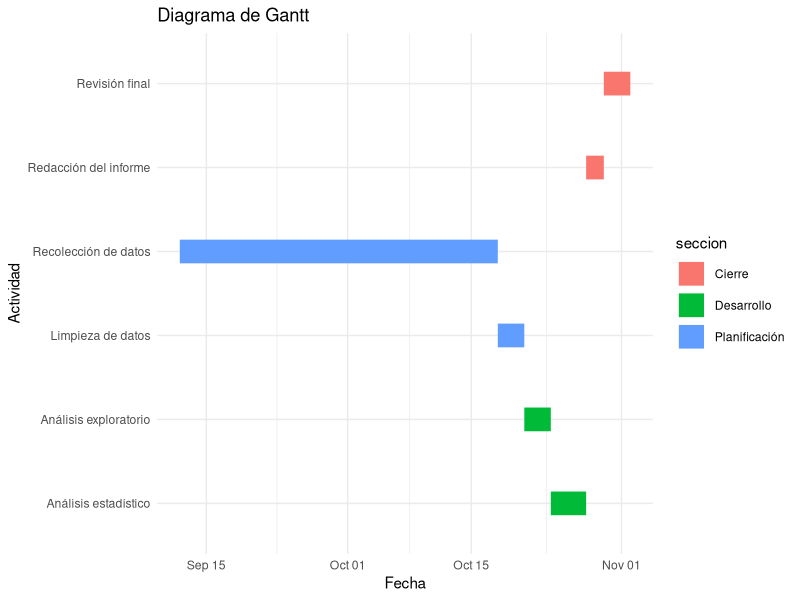
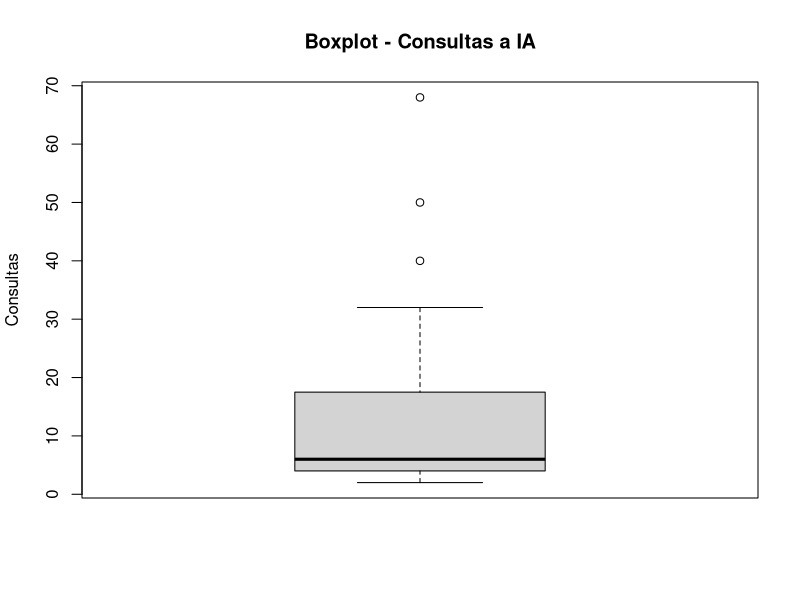
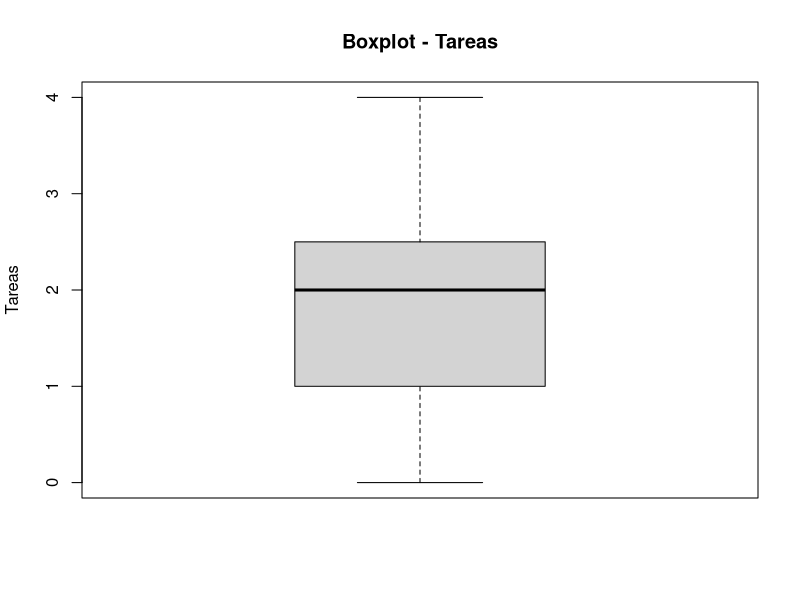
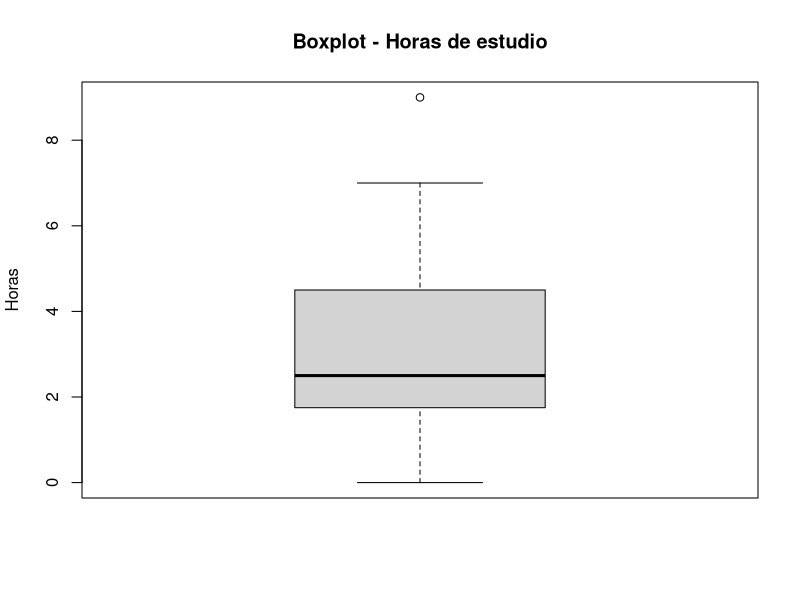
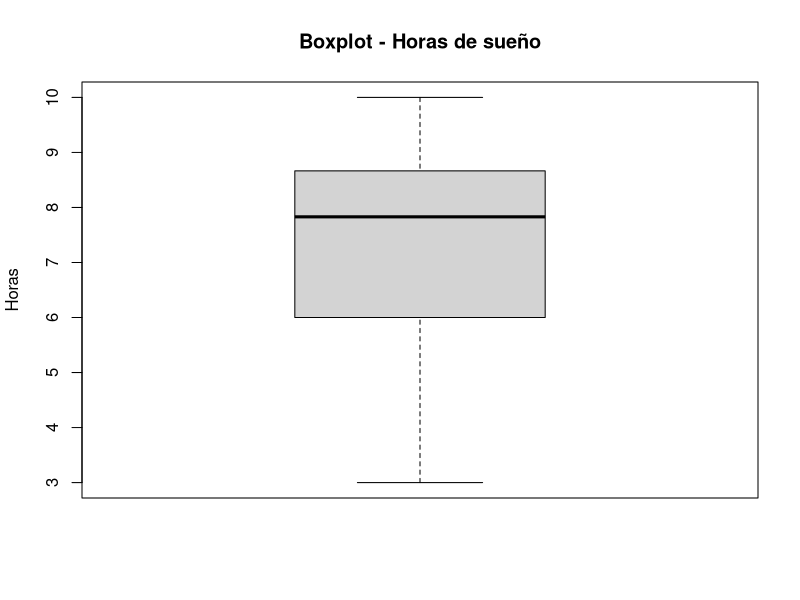
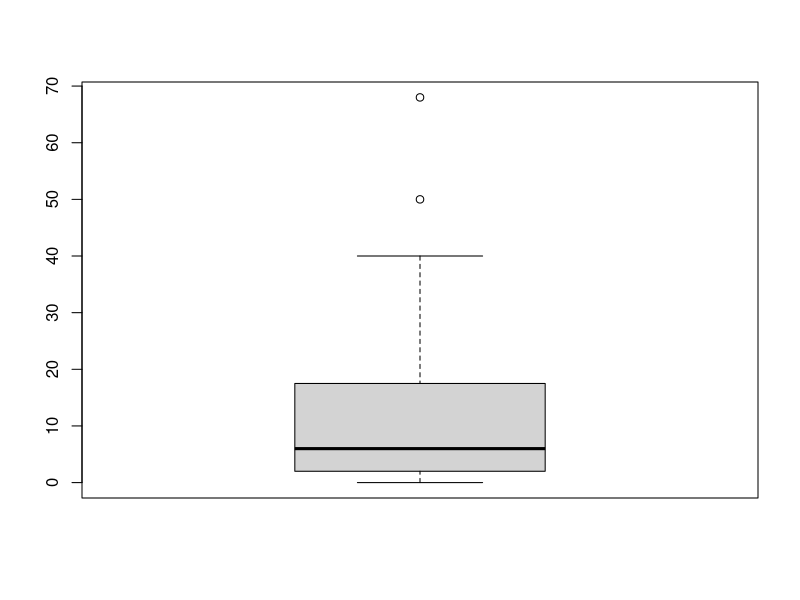
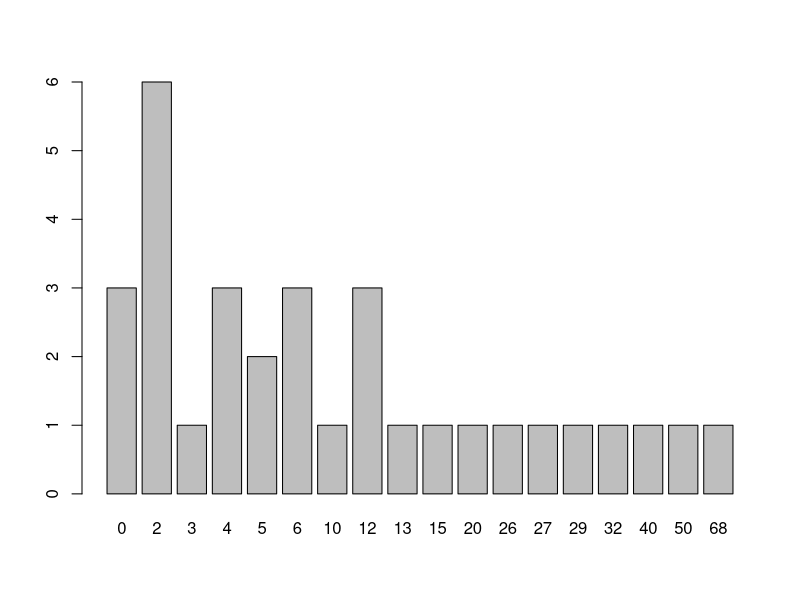
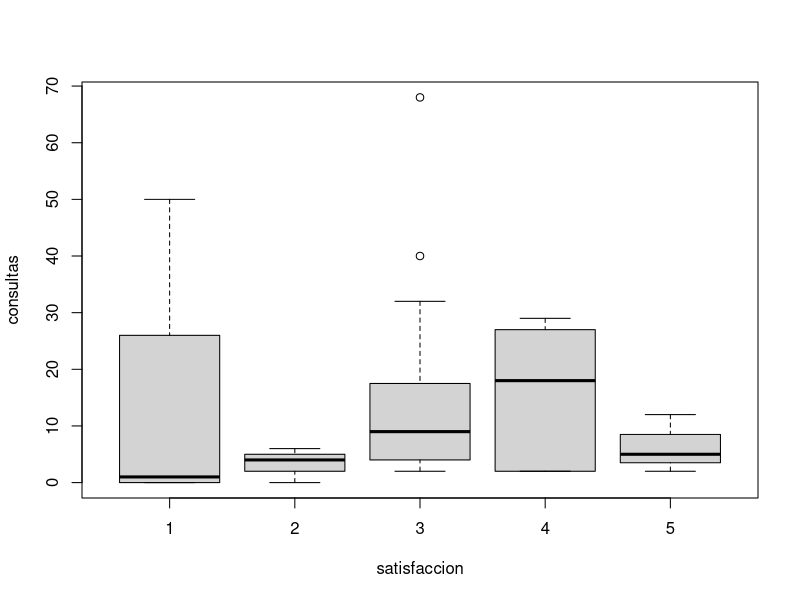

Write the R code that produced these figures, in order.
## ---- chunk 1
library(ggplot2)

tareas <- data.frame(
  tarea = c(
    "Recolección de datos",
    "Limpieza de datos",
    "Análisis exploratorio",
    "Análisis estadístico",
    "Redacción del informe",
    "Revisión final"
  ),
  inicio = as.Date(c(
    "2026-09-12", "2026-10-18", "2026-10-21", "2026-10-24", "2026-10-28", "2026-10-30"  # TODO: completar fechas "YYYY-MM-DD"
  )),
  fin = as.Date(c(
    "2026-10-18", "2026-10-21", "2026-10-24", "2026-10-28", "2026-10-30", "2026-11-02"  # TODO: completar fechas "YYYY-MM-DD"
  )),
  seccion = c(
    "Planificación",
    "Planificación",
    "Desarrollo",
    "Desarrollo",
    "Cierre",
    "Cierre"
  )
)

ggplot(tareas,
       aes(x = inicio,
           xend = fin,
           y = tarea,
           yend = tarea,
           color = seccion)) +
  geom_segment(linewidth = 8) +
  labs(title = "Diagrama de Gantt",
       x = "Fecha",
       y = "Actividad") +
  theme_minimal()
## ---- chunk 2
library(readr)
library(dplyr)
library(tidyverse)
library(ggplot2)

DF <- read_csv("RespuestasDiario.csv")
## ---- chunk 3
names(DF)
DFL <- DF
## ---- chunk 4
DFL %>% rename(hora = `Marca temporal`
               , consultas = `¿Cuántas consultas a una IA realizaste hoy?`
               , uso = `¿Cuál fue el uso principal que le diste a la IA hoy?`
               , satisfaccion = `¿Qué nivel de satisfacción tienes con tu avance académico de hoy?`
               , tareas = `¿En cuántas tareas de hoy el uso de la IA te ahorró tiempo?`
               , curso = `¿Cuál es el código del curso sobre el que hiciste la mayoría de tus consultas a la IA hoy?`
               , estudio = `¿Cuántas horas efectivas de estudio acumulaste el día de hoy?`
               , sueno = `¿Cuántas horas dormiste la noche pasada?`
               , comprension = `¿Qué nivel de comprensión tuviste de las actividades académicas que realizaste hoy?`
               , email = `Dirección de correo electrónico`) -> DFL
## ---- chunk 5
DFL <- DFL[, c("hora", "consultas", "uso", "satisfaccion", "tareas", "curso", "estudio", "sueno", "comprension", "email")]
names(DFL)
## ---- chunk 6
DFAuxiliar <- read_csv("CorreosGrupo.csv")
## ---- chunk 7
DFL <- inner_join(DFL, DFAuxiliar, by = "email")
## ---- chunk 8
head(DFL[c("hora", "email", "Grupo")])
## ---- chunk 9
dim(DFL)
head(DFL)
sapply(DFL, class)
## ---- chunk 10
colSums(is.na(DFL))
## ---- chunk 11
round(colSums(is.na(DFL)) / nrow(DFL) * 100, 2)
## ---- chunk 12
sum(DFL$consultas == 0, na.rm = TRUE)
## ---- chunk 13
sum(DFL$tareas == 0, na.rm = TRUE)
## ---- chunk 14
sum(DFL$estudio == 0, na.rm = TRUE)
## ---- chunk 15
sum(DFL$sueno == 0, na.rm = TRUE)
## ---- chunk 16
length(unique(DFL$comprension))
unique(DFL$comprension)
## ---- chunk 17
length(unique(DFL$sueno))
unique(DFL$sueno)
## ---- chunk 18
length(unique(DFL$estudio))
unique(DFL$estudio)
## ---- chunk 19
length(unique(DFL$curso))
unique(DFL$curso)
## ---- chunk 20
length(unique(DFL$tareas))
unique(DFL$tareas)
## ---- chunk 21
length(unique(DFL$satisfaccion))
unique(DFL$satisfaccion)
## ---- chunk 22
length(unique(DFL$uso))
unique(DFL$uso)
## ---- chunk 23
length(unique(DFL$consultas))
unique(DFL$consultas)
## ---- chunk 24

#Se hace el filtrado por horas teniendo en cuenta que se guarda en el formato de 24 horas por lo que solo acotamos desde 21.5 osea 9:30 

DFL1<-DFL%>%filter(!(((hour(dmy_hms(hora)) + minute(dmy_hms(hora))/60) < 21.5))) %>% 

# en caso de superesswarnings es para evitar que arroje errores en consultas debido a que permite ingreso de datos vacios por lo que se trata de convertir a numero y de ahi vemos si es NA e inviertiendo mediante ! para quedarnos con los que si cumplan eso  
  
filter(!is.na(suppressWarnings(as.numeric(consultas))), 

# Repetimos el mismo tipo de filtrado con respecto a la variable tareas, sueno y estudio 

!is.na(suppressWarnings(as.numeric(tareas))),                                   
!is.na(suppressWarnings(as.numeric(estudio))),                           !is.na(suppressWarnings(as.numeric(sueno))))%>% 
  
#verificamos que las consultas y tareas sean numeros enteros 

filter(as.numeric(consultas)%%1==0, 
       as.numeric(tareas)%%1==0)

## ---- chunk 25
  DF2<-DFL1%>%mutate(
  uso_= chartr("áéíóúÁÉÍÓÚ", "aeiouAEIOU", tolower(uso)),
  usoC= str_detect(uso_,regex("\\b(ia|no|use|ningun[oa])\\b",ignore_case = TRUE)),
  cursoC = is.na(curso) | str_detect(curso, "^[ -]*$") | 
  str_detect(curso, "^[A-Za-z]{2}\\d{4}$"),
  filtro=!usoC&cursoC&(as.numeric(consultas)>0|as.numeric(tareas)>0),
  uso = if_else(filtro, uso,NA_character_),
  consultas=if_else(filtro,consultas,NA_integer_),   
  tareas= if_else(filtro,tareas,NA_integer_),
  curso = if_else(filtro,curso,NA_character_)

  ) %>% select(-filtro, -usoC,-cursoC,-uso_)  
## ---- chunk 26
# Número de consultas a IA
boxplot(DF2$consultas,
        main = "Boxplot - Consultas a IA",
        ylab = "Consultas")

boxplot.stats(DF2$consultas)$out
## ---- chunk 27
# Número de tareas donde la IA ahorró tiempo
boxplot(DF2$tareas,
        main = "Boxplot - Tareas",
        ylab = "Tareas")

boxplot.stats(DF2$tareas)$out
## ---- chunk 28
# Horas efectivas de estudio
boxplot(DF2$estudio,
        main = "Boxplot - Horas de estudio",
        ylab = "Horas")
        
boxplot.stats(DF2$estudio)$out
## ---- chunk 29
# Horas de sueño
boxplot(DF2$sueno,
        main = "Boxplot - Horas de sueño",
        ylab = "Horas")

boxplot.stats(DF2$sueno)$out
## ---- chunk 30
# Variabilidad de las consultas
range(DF2$consultas, na.rm = TRUE)
var(DF2$consultas, na.rm = TRUE)
sd(DF2$consultas, na.rm = TRUE)
IQR(DF2$consultas, na.rm = TRUE)
## ---- chunk 31
# Variabilidad de las tareas
range(DF2$tareas, na.rm = TRUE)
var(DF2$tareas, na.rm = TRUE)
sd(DF2$tareas, na.rm = TRUE)
IQR(DF2$tareas, na.rm = TRUE)
## ---- chunk 32
# Variabilidad de las horas de estudio
range(DF2$estudio, na.rm = TRUE)
var(DF2$estudio, na.rm = TRUE)
sd(DF2$estudio, na.rm = TRUE)
IQR(DF2$estudio, na.rm = TRUE)
## ---- chunk 33
# Variabilidad de las horas de sueño
range(DF2$sueno, na.rm = TRUE)
var(DF2$sueno, na.rm = TRUE)
sd(DF2$sueno, na.rm = TRUE)
IQR(DF2$sueno, na.rm = TRUE)
## ---- chunk 34
# Frecuencia del principal uso de IA
table(DF2$uso)
prop.table(table(DF2$uso)) * 100
## ---- chunk 35
# Frecuencia del nivel de satisfacción
table(DF2$satisfaccion)
prop.table(table(DF2$satisfaccion)) * 100
## ---- chunk 36
# Frecuencia del nivel de comprensión
table(DF2$comprension)
prop.table(table(DF2$comprension)) * 100
## ---- chunk 37
tabla_NA <- data.frame(
  Variable = names(DF2),
  Cantidad_NA = colSums(is.na(DF2)),
  Porcentaje_NA = round(colSums(is.na(DF2)) / nrow(DF2) * 100, 2),
  row.names = NULL
)
tabla_NA
## ---- chunk 38
table(rowSums(is.na(DF2)))
## ---- chunk 39
nrow(DF2)
nrow(na.omit(DF2))
round((1 - nrow(na.omit(DF2)) / nrow(DF2)) * 100, 2)
## ---- chunk 40
DF2[!complete.cases(DF2), c("hora", "email", "consultas", "uso", "tareas", "curso", "estudio", "sueno")]
## ---- chunk 41
# DF2 sale de DFL1 sin filtrar filas, así que ambas bases están alineadas
# podemos recuperar de DFL1 los valores que el Paso 3 convirtió a NA.
nrow(DFL1) == nrow(DF2)

diagnostico <- DF2 %>%
  mutate(
    # Valores originales, antes del Paso 3
    consultas_orig = as.numeric(DFL1$consultas),
    tareas_orig    = as.numeric(DFL1$tareas),
    uso_orig       = as.character(DFL1$uso),
    curso_orig     = as.character(DFL1$curso),

    # ¿El estudiante declaró alguna actividad con IA ese día?
    hubo_actividad = consultas_orig > 0 | tareas_orig > 0,

    # Motivo por el que el registro quedó incompleto
    motivo = case_when(
      !is.na(uso)     ~ "Completo",
      !hubo_actividad ~ "Sin uso de IA",
      TRUE            ~ "Curso fuera de formato"
    )
  )

table(diagnostico$motivo)
## ---- chunk 42
# Perfil de cada grupo según las consultas que realmente declararon
diagnostico %>%
  filter(motivo != "Completo") %>%
  group_by(motivo) %>%
  summarise(
    n = n(),
    consultas_min   = min(consultas_orig),
    consultas_max   = max(consultas_orig),
    consultas_media = round(mean(consultas_orig), 1)
  )
## ---- chunk 43
DF3 <- diagnostico %>%
  mutate(
    # Marca si de verdad usó IA, según el motivo y no según si había NA
    uso_ia = motivo != "Sin uso de IA",

    # Si no usó IA, el valor verdadero es 0 
    # Cuantitativas discretas: 
    consultas = if_else(motivo == "Sin uso de IA", 0, consultas_orig),
    tareas    = if_else(motivo == "Sin uso de IA", 0, tareas_orig),
    # Cualitativa nominal: asignamos una categoría propia
    uso       = if_else(motivo == "Sin uso de IA", "No usó IA", uso_orig),
    uso = factor(uso),

  # Si solo falló el curso, se conservan sus datos reales
  # y únicamente el curso queda marcado como inválido
    curso = case_when(
      motivo == "Sin uso de IA"          ~ "No aplica",
      motivo == "Curso fuera de formato" ~ "Sin código válido",
      TRUE                               ~ curso_orig
    ),

    # Cuantitativas continuas
    estudio = as.numeric(estudio),
    sueno   = as.numeric(sueno),

    # Ordinal, levels imponen el orden
    comprension = factor(comprension,
                         levels = c("Muy bajo", "Bajo", "Moderado", "Alto", "Muy alto"),
                         ordered = TRUE),

    satisfaccion = factor(satisfaccion, levels = 1:5, ordered = TRUE),

    # Identificador: el promedio de un número de grupo no tendría interpretación
    Grupo = factor(Grupo)
  ) %>%
# Se borran las columnas que solo sirvieron para el diagnóstico
  select(-consultas_orig, -tareas_orig, -uso_orig, -curso_orig,
         -hubo_actividad, -motivo)
## ---- chunk 44
# Verificamos que no quede ningún NA ni se hayan perdido filassum(is.na(DF3))
nrow(DF3)
table(DF3$uso_ia)
## ---- chunk 45
# Cuántas observaciones sobreviven a cada etapa del proceso
trazabilidad <- data.frame(
  Etapa = c("Base cruda (DF)", "Subset y join (DFL)", "Normalización (DFL1)",
            "Criterios (DF2)", "Gestión de nulos (DF3)"),
  Observaciones = c(nrow(DF), nrow(DFL), nrow(DFL1), nrow(DF2), nrow(DF3))
)
# Qué porcentaje de la base original representa cada etapa
trazabilidad$Retencion <- round(trazabilidad$Observaciones / nrow(DF) * 100, 2)
trazabilidad
## ---- chunk 46
# Mismo diagnóstico del Paso 1, ahora sobre la base limpia.
radiografia <- data.frame(
  Variable = names(DF3),
  Tipo = sapply(DF3, function(x) class(x)[1]),
  NA_total = colSums(is.na(DF3)),
  Porcentaje_NA = round(colSums(is.na(DF3)) / nrow(DF3) * 100, 2),
  Unicos = sapply(DF3, function(x) length(unique(x))),
  row.names = NULL
)
radiografia
## ---- chunk 47
# Conteo de ceros en cada numérica
sum(DF3$consultas == 0)
sum(DF3$tareas == 0)
sum(DF3$estudio == 0)
sum(DF3$sueno == 0)
## ---- chunk 48
# Verificamos que ninguna numérica se salga de los rangos del codebook.

data.frame(
  Variable = c("consultas", "tareas", "estudio", "sueno"),
  Restriccion = c("x >= 0", "x >= 0", "x >= 0", "0 <= x <= 24"),
  Minimo = c(min(DF3$consultas), min(DF3$tareas), min(DF3$estudio), min(DF3$sueno)),
  Maximo = c(max(DF3$consultas), max(DF3$tareas), max(DF3$estudio), max(DF3$sueno)),
  Cumple = c(all(DF3$consultas >= 0), all(DF3$tareas >= 0), all(DF3$estudio >= 0),
             all(DF3$sueno >= 0 & DF3$sueno <= 24))
)
## ---- chunk 49
# Filas idénticas en todas sus columnas
sum(duplicated(DF3))
# El diseño es longitudinal, cada estudiante debe tener un solo registro por día.
DF3 %>%
  mutate(fecha = substr(hora, 1, 10)) %>%
  count(email, fecha) %>%
  filter(n > 1)
## ---- chunk 50
# Observaciones limpias que aportó cada grupo
DF3 %>% count(Grupo)
## ---- chunk 51
# Filtro sobre nuestro grupo
GRUPO <- 6
DF3_grupo <- DF3 %>% filter(Grupo == GRUPO)

nrow(DF3_grupo)
DF3_grupo %>% count(email)
## ---- chunk 52
n_distinct(DF3$email)
## ---- chunk 53
boxplot(DF3$consultas)
## ---- chunk 54
quantile(DF3$consultas, 0.5, na.rm = T, type = 3, )
quantile(DF3$consultas, 0.75, na.rm = T, type = 3, )
## ---- chunk 55
barplot(table(DF3$consultas))
## ---- chunk 56
boxplot(consultas ~ satisfaccion, data = DF3)
## ---- chunk 57
quantile(DF3$consultas[DF3$satisfaccion == 3], 0.3, na.rm = T, type = 3)
quantile(DF3$consultas[DF3$satisfaccion == 4], 0.3, na.rm = T, type = 3)
quantile(DF3$consultas[DF3$satisfaccion == 5], 0.3, na.rm = T, type = 3)
## ---- chunk 58
cor.test(DF3$consultas,DF3$estudio,method="spearman")
## ---- chunk 59
ggplot(DF3, aes(x = consultas, y = estudio)) +
  geom_point(color = "navy", size = 2.5) +
  labs(
    title = "Consultas vs Estudio",
    x = "consultas",
    y = "estudio"
  )
## ---- chunk 60
boxplot(sueno ~ comprension, data = DF3,
        xlab = "comprension",
        ylab = "sueno",
        col = c("skyblue"))
## ---- chunk 61
DF3%>%group_by(comprension)%>% summarise(n=n(),
    Q1= quantile(sueno, 0.25, na.rm = TRUE),
    Mediana = quantile(sueno, 0.5 ,na.rm = TRUE),
    Q3= quantile(sueno, 0.75, na.rm = TRUE),
    RIC     = IQR(sueno, na.rm = TRUE),
    Media = mean(sueno,na.rm=TRUE),
    CV = (sd(sueno,na.rm=TRUE)/mean(sueno,na.rm=TRUE))
                                         )
